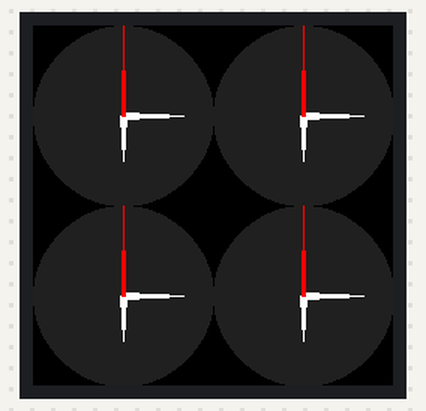
Simulated run of this program. Board: CircuitPython board. Parts: 240×240 colour display. What the program prints to the serial console is not drawn.

Above: at 0.1 s.
At 4.1 s:
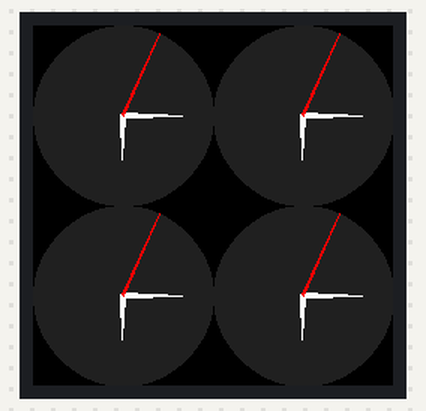
At 9.2 s:
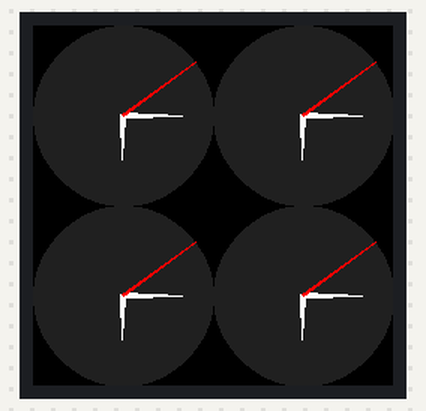
At 19.2 s:
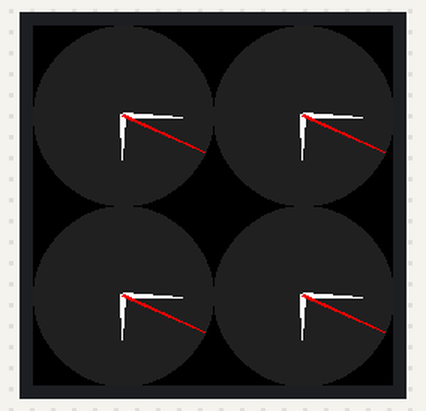
At 28.3 s:
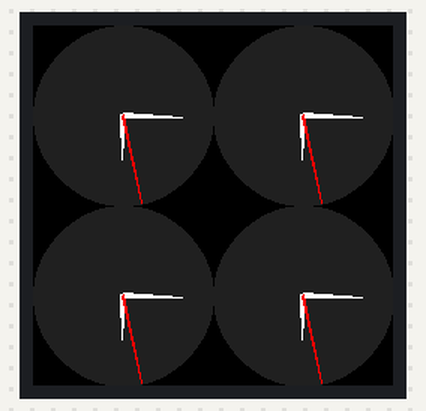
At 38.4 s:
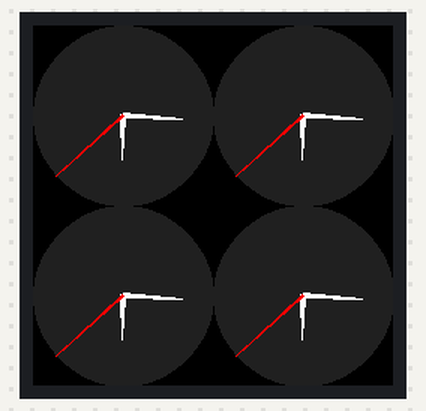

The program:

code.py
```python
# (licence header left out)
import time
import board
import busio
import math
import displayio
from adafruit_st7789 import ST7789
from adafruit_display_shapes.circle import Circle
from adafruit_display_shapes.triangle import Triangle


class Point:
    def __init__(self, in_x: int, in_y: int):
        self.x = in_x
        self.y = in_y

    def rotate(self, in_angle:float, in_rot_center: "Point"):
        s = math.sin(math.radians(in_angle))
        c = math.cos(math.radians(in_angle))
        self.x -= in_rot_center.x
        self.y -= in_rot_center.y
        x_new = self.x * c - self.y * s
        y_new = self.x * s + self.y * c
        self.x = int(x_new + in_rot_center.x)
        self.y = int(y_new + in_rot_center.y)


def create_display():
    # Release any resources currently in use for the displays
    displayio.release_displays()

    spi = busio.SPI(board.D12, board.D11)
    tft_cs = board.D9
    tft_dc = board.D10
    tft_rst = board.D6
    display_bus = displayio.FourWire(
        spi, command=tft_dc, chip_select=tft_cs, reset=tft_rst
    )
    out_display = ST7789(display_bus, width=240, height=240, rowstart=80)
    return out_display


def clock_hand(in_origin: Point, in_base: int, in_len: int, in_time_offset: float, in_color:int) -> Triangle:
    # build the second hand pointing upward (90 degrees) then rotate to point
    # toward the current second (negative angles)
    half_base = int(in_base/2)
    a = Point(in_origin.x - half_base, in_origin.y)
    b = Point(in_origin.x + half_base, in_origin.y)
    c = Point(in_origin.x, in_origin.y - in_len)
    angle = 360.0 * in_time_offset / 60.0
    a.rotate(angle, in_origin)
    b.rotate(angle, in_origin)
    c.rotate(angle, in_origin)
    out_tri = Triangle(a.x, a.y, b.x, b.y, c.x, c.y, fill=in_color, outline=in_color)
    print (out_tri)
    return out_tri


display = create_display()

# Make the display context
surface = displayio.Group(max_size=16)
display.show(surface)

FACE_RADIUS = int(240/4)
FACE_COLOR = 0x202020
SECOND_HAND_BASE = 3
SECOND_HAND_LEN = int(240/4)
SECOND_HAND_COLOR = 0xFF0000
MINUTE_HAND_BASE = 5
MINUTE_HAND_LEN = int(240/6)
MINUTE_HAND_COLOR = 0xFFFFFF
HOUR_HAND_BASE = 5
HOUR_HAND_LEN = int(240/8)
HOUR_HAND_COLOR = 0xFFFFFF

prev_minute_i = 0
prev_hour_i = 0

prev_minute_hand1 = None
prev_minute_hand2 = None
prev_minute_hand3 = None
prev_minute_hand4 = None

prev_hour_hand1 = None
prev_hour_hand2 = None
prev_hour_hand3 = None
prev_hour_hand4 = None

second = 0.0
minute = 15.0
hour = 6.0 * 5
origin1 = Point(int(240/4), int(240/4))
origin2 = Point(int(240/4 + 240/2), int(240/4))
origin3 = Point(int(240/4), int(240/4 + 240/2))
origin4 = Point(int(240/4 + 240/2), int(240/4 + 240/2))
face1 = Circle(origin1.x, origin1.y, FACE_RADIUS, fill=FACE_COLOR, outline=FACE_COLOR)
face2 = Circle(origin2.x, origin2.y, FACE_RADIUS, fill=FACE_COLOR, outline=FACE_COLOR)
face3 = Circle(origin3.x, origin3.y, FACE_RADIUS, fill=FACE_COLOR, outline=FACE_COLOR)
face4 = Circle(origin4.x, origin4.y, FACE_RADIUS, fill=FACE_COLOR, outline=FACE_COLOR)

surface.append(face1)
surface.append(face2)
surface.append(face3)
surface.append(face4)
surface.append(clock_hand(origin1, HOUR_HAND_BASE, HOUR_HAND_LEN, hour, HOUR_HAND_COLOR))
surface.append(clock_hand(origin2, HOUR_HAND_BASE, HOUR_HAND_LEN, hour, HOUR_HAND_COLOR))
surface.append(clock_hand(origin3, HOUR_HAND_BASE, HOUR_HAND_LEN, hour, HOUR_HAND_COLOR))
surface.append(clock_hand(origin4, HOUR_HAND_BASE, HOUR_HAND_LEN, hour, HOUR_HAND_COLOR))
surface.append(clock_hand(origin1, MINUTE_HAND_BASE, MINUTE_HAND_LEN, minute, MINUTE_HAND_COLOR))
surface.append(clock_hand(origin2, MINUTE_HAND_BASE, MINUTE_HAND_LEN, minute, MINUTE_HAND_COLOR))
surface.append(clock_hand(origin3, MINUTE_HAND_BASE, MINUTE_HAND_LEN, minute, MINUTE_HAND_COLOR))
surface.append(clock_hand(origin4, MINUTE_HAND_BASE, MINUTE_HAND_LEN, minute, MINUTE_HAND_COLOR))
surface.append(clock_hand(origin1, SECOND_HAND_BASE, SECOND_HAND_LEN, second, SECOND_HAND_COLOR))
surface.append(clock_hand(origin2, SECOND_HAND_BASE, SECOND_HAND_LEN, second, SECOND_HAND_COLOR))
surface.append(clock_hand(origin3, SECOND_HAND_BASE, SECOND_HAND_LEN, second, SECOND_HAND_COLOR))
surface.append(clock_hand(origin4, SECOND_HAND_BASE, SECOND_HAND_LEN, second, SECOND_HAND_COLOR))

while True:
    time.sleep(1)
    second = (second + 1) % 60.0

    minute = (minute + 1/60) % 60.0
    hour = (hour + 1/360) % 60.0

    surface[4] = clock_hand(origin1, HOUR_HAND_BASE, HOUR_HAND_LEN, hour, HOUR_HAND_COLOR)
    surface[5] = clock_hand(origin2, HOUR_HAND_BASE, HOUR_HAND_LEN, hour, HOUR_HAND_COLOR)
    surface[6] = clock_hand(origin3, HOUR_HAND_BASE, HOUR_HAND_LEN, hour, HOUR_HAND_COLOR)
    surface[7] = clock_hand(origin4, HOUR_HAND_BASE, HOUR_HAND_LEN, hour, HOUR_HAND_COLOR)
    surface[8] = clock_hand(origin1, MINUTE_HAND_BASE, MINUTE_HAND_LEN, minute, MINUTE_HAND_COLOR)
    surface[9] = clock_hand(origin2, MINUTE_HAND_BASE, MINUTE_HAND_LEN, minute, MINUTE_HAND_COLOR)
    surface[10] = clock_hand(origin3, MINUTE_HAND_BASE, MINUTE_HAND_LEN, minute, MINUTE_HAND_COLOR)
    surface[11] = clock_hand(origin4, MINUTE_HAND_BASE, MINUTE_HAND_LEN, minute, MINUTE_HAND_COLOR)
    surface[12] = clock_hand(origin1, SECOND_HAND_BASE, SECOND_HAND_LEN, second, SECOND_HAND_COLOR)
    surface[13] = clock_hand(origin2, SECOND_HAND_BASE, SECOND_HAND_LEN, second, SECOND_HAND_COLOR)
    surface[14] = clock_hand(origin3, SECOND_HAND_BASE, SECOND_HAND_LEN, second, SECOND_HAND_COLOR)
    surface[15] = clock_hand(origin4, SECOND_HAND_BASE, SECOND_HAND_LEN, second, SECOND_HAND_COLOR)
```

Measured:
- what the display in image 0 shows lasts 1.0 s, from 0.0 s to 1.0 s
